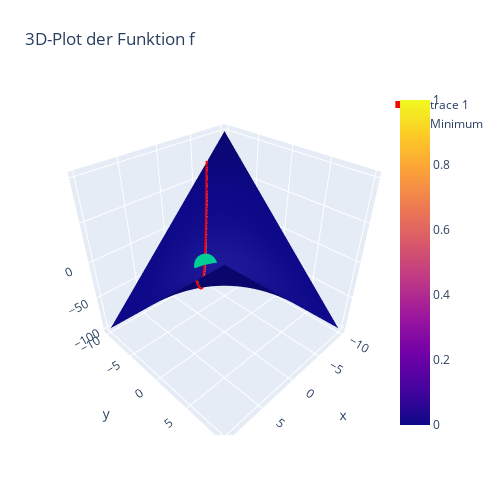

Here is the notebook cell this chart was saved with:
### Code cell
x = np.round(np.arange(-10, 10, 0.1), decimals=2)
y = np.round(np.arange(-10, 10, 0.1), decimals=2)
X, Y = np.meshgrid(x, y)
Z = X * Y

surfacecolor = np.zeros_like(Z)
xs = []
ys = []
zs = []
for i in range(X.shape[0]):
    for j in range(X[0].shape[0]):  
        if X[i][j] - Y[i][j] == 3:
            xs.append(X[i][j])
            ys.append(Y[i][j])
            zs.append(X[i][j] * Y[i][j])
            surfacecolor[i][j] = 1

fig = go.Figure(data=[go.Surface(z=Z,
                                 x=X, 
                                 y=Y,
                                 surfacecolor=surfacecolor)])
fig.add_trace(go.Scatter3d(x=xs, y=ys, z=zs, mode="lines", line_width=7, line_color="red"))
fig.add_trace(go.Scatter3d(x=[1.5], y=[-1.5], z=[f([1.5, -1.5])], mode='markers', name="Minimum"))
fig.update_layout(title='3D-Plot der Funktion f', autosize=False,
                  width=500, height=500,
                  margin=dict(l=65, r=50, b=65, t=90))
fig.show()

### Figure 1 — Plotly figure (JSON) as saved in the notebook; plotly's stock layout.template omitted (floating-point values rounded to 4 significant figures; data arrays with more than 128 entries replaced by an {"elided": "..."} marker saying what was removed)
{"data": [{"surfacecolor": {"elided": "200x200 int values"}, "type": "surface", "x": {"elided": "200x200 float values"}, "y": {"elided": "200x200 float values"}, "z": {"elided": "200x200 float values"}}, {"line": {"color": "red", "width": 7}, "mode": "lines", "type": "scatter3d", "x": {"elided": "130 float values"}, "y": {"elided": "130 float values"}, "z": {"elided": "130 float values"}}, {"mode": "markers", "name": "Minimum", "type": "scatter3d", "x": [1.5], "y": [-1.5], "z": [-2.25]}], "layout": {"autosize": false, "height": 500, "margin": {"b": 65, "l": 65, "r": 50, "t": 90}, "title": {"text": "3D-Plot der Funktion f"}, "width": 500}}
